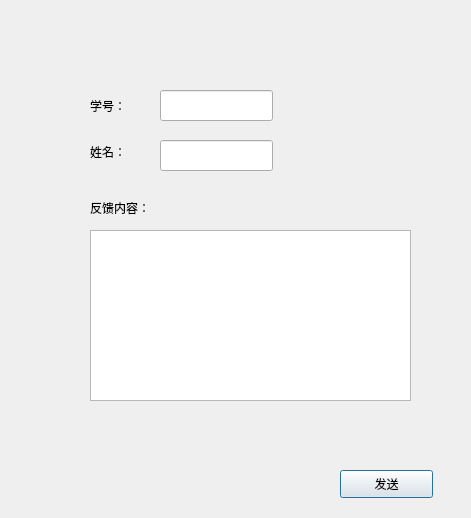
<?xml version="1.0" encoding="UTF-8"?>
<ui version="4.0">
 <class>Dialog</class>
 <widget class="QDialog" name="Dialog">
  <property name="geometry">
   <rect>
    <x>0</x>
    <y>0</y>
    <width>471</width>
    <height>518</height>
   </rect>
  </property>
  <property name="windowTitle">
   <string>Dialog</string>
  </property>
  <widget class="QPushButton" name="pushButton">
   <property name="geometry">
    <rect>
     <x>340</x>
     <y>470</y>
     <width>93</width>
     <height>28</height>
    </rect>
   </property>
   <property name="text">
    <string>发送</string>
   </property>
  </widget>
  <widget class="QLabel" name="label">
   <property name="geometry">
    <rect>
     <x>90</x>
     <y>94</y>
     <width>76</width>
     <height>24</height>
    </rect>
   </property>
   <property name="text">
    <string>学号：</string>
   </property>
  </widget>
  <widget class="QLabel" name="label_2">
   <property name="geometry">
    <rect>
     <x>90</x>
     <y>140</y>
     <width>72</width>
     <height>24</height>
    </rect>
   </property>
   <property name="text">
    <string>姓名：</string>
   </property>
  </widget>
  <widget class="QLineEdit" name="lineEdit">
   <property name="geometry">
    <rect>
     <x>160</x>
     <y>90</y>
     <width>113</width>
     <height>31</height>
    </rect>
   </property>
  </widget>
  <widget class="QLineEdit" name="lineEdit_2">
   <property name="geometry">
    <rect>
     <x>160</x>
     <y>140</y>
     <width>113</width>
     <height>31</height>
    </rect>
   </property>
  </widget>
  <widget class="QLabel" name="label_3">
   <property name="geometry">
    <rect>
     <x>90</x>
     <y>200</y>
     <width>72</width>
     <height>15</height>
    </rect>
   </property>
   <property name="text">
    <string>反馈内容：</string>
   </property>
  </widget>
  <widget class="QTextEdit" name="textEdit">
   <property name="geometry">
    <rect>
     <x>90</x>
     <y>230</y>
     <width>321</width>
     <height>171</height>
    </rect>
   </property>
  </widget>
 </widget>
 <resources/>
 <connections/>
</ui>
